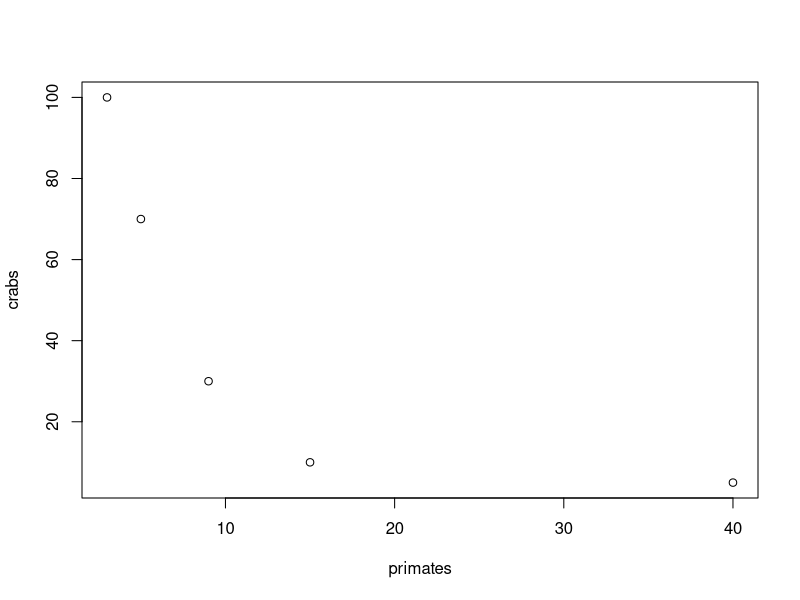
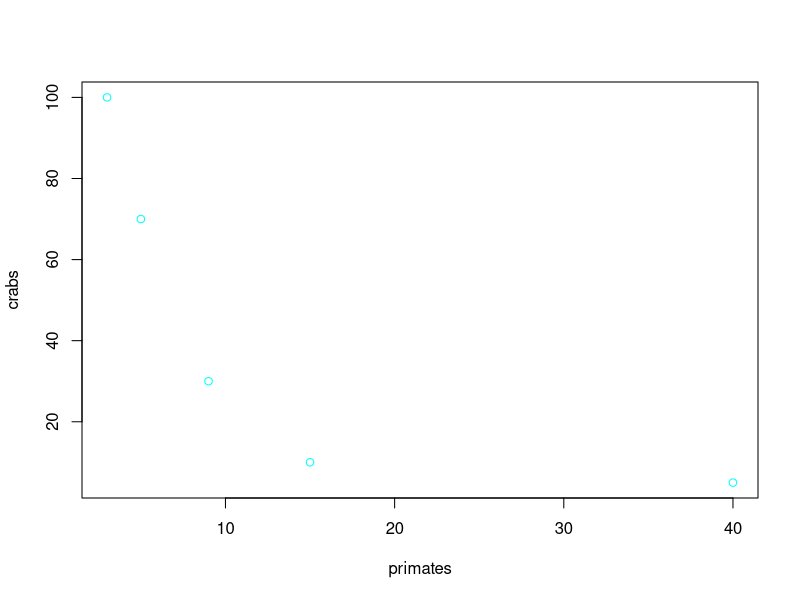
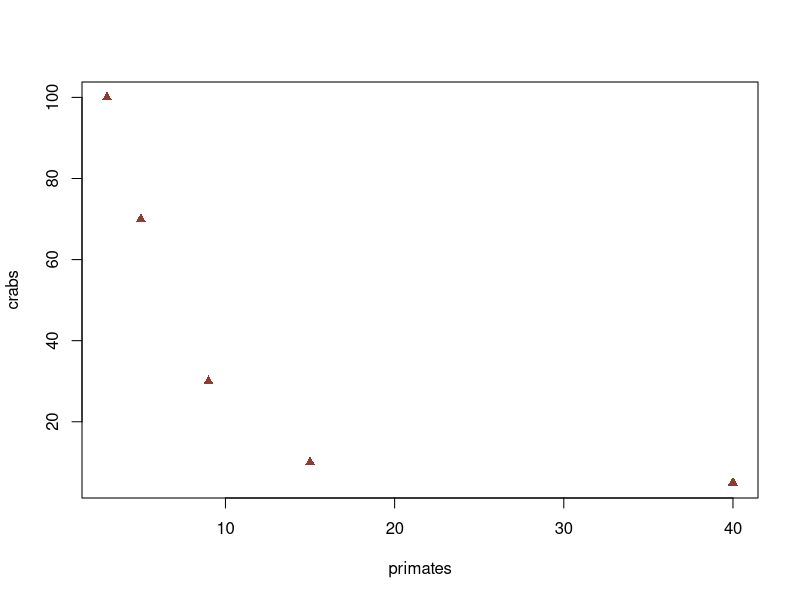
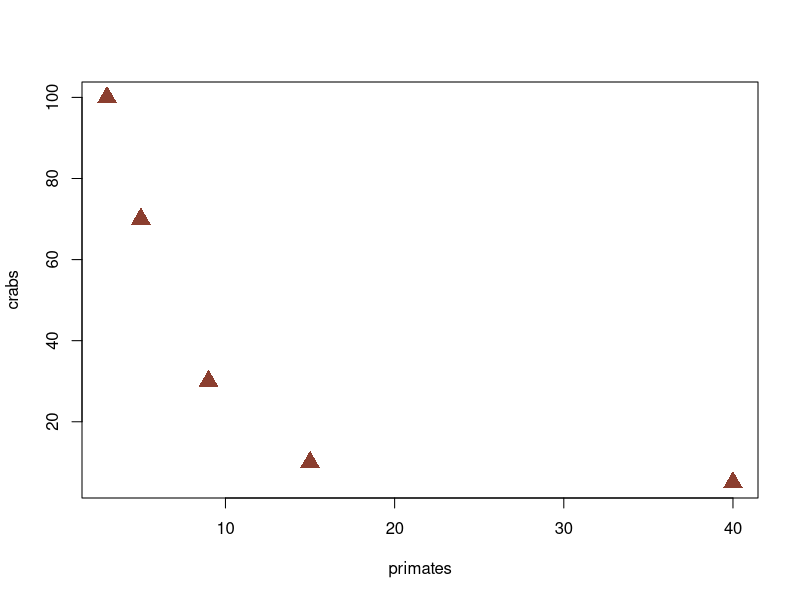
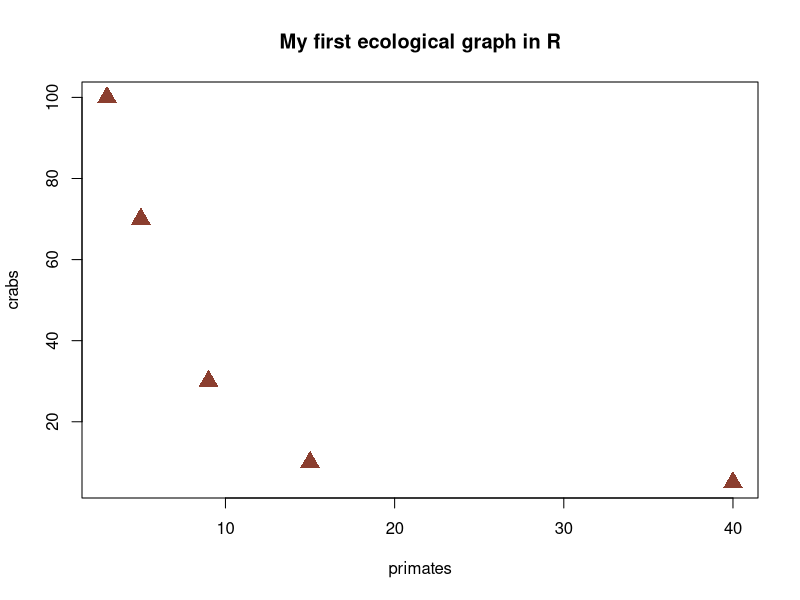

These figures' R source, in order:
# use hashtag to write a comment, to explain the functions, R will not read this line 

# number of primates observed by Jonas at 5 different sites
# below is an array, so we put a c in front of it
primates <- c(3, 5, 9, 15, 40)
primates

# new dataset
# imagine that you have primates that are eating crabs 
#chloe went to the same 5 sites as Jonas, and measured the number of crabs
crabs <- c(100, 70, 30, 10, 5)

# first plot in R 
plot(primates, crabs)

# rectifying the plot 
# changing the color of the plot
plot(primates, crabs, col="cyan1")
# this changes the color of the data points on the graph 
# now we are changing the shape of the data point sympols, different point characters are attributed a number in R 
# 17= filled-in triangle
plot(primates, crabs, col="coral4", pch=17)
# now we want to increase the size of the points on the plot, and this is done through an argument called character exaggeration (cex)
# The number you put in equals the number by which you will multiply the size of the datapoints
plot(primates, crabs, col="coral4", pch=17, cex=2)
# now we add a title to the graph, the argument is called "main", for main title
plot(primates, crabs, col="coral4", pch=17, cex=2, main= "My first ecological graph in R")

# A good function to create tables is the "data.frame" function
ecoset<- data.frame(primates, crabs) 
ecoset

# some calculations on our dataset 
mean(primates)
mean(crabs)

# summary function
summary (ecoset)

# now working on a real dataset 
